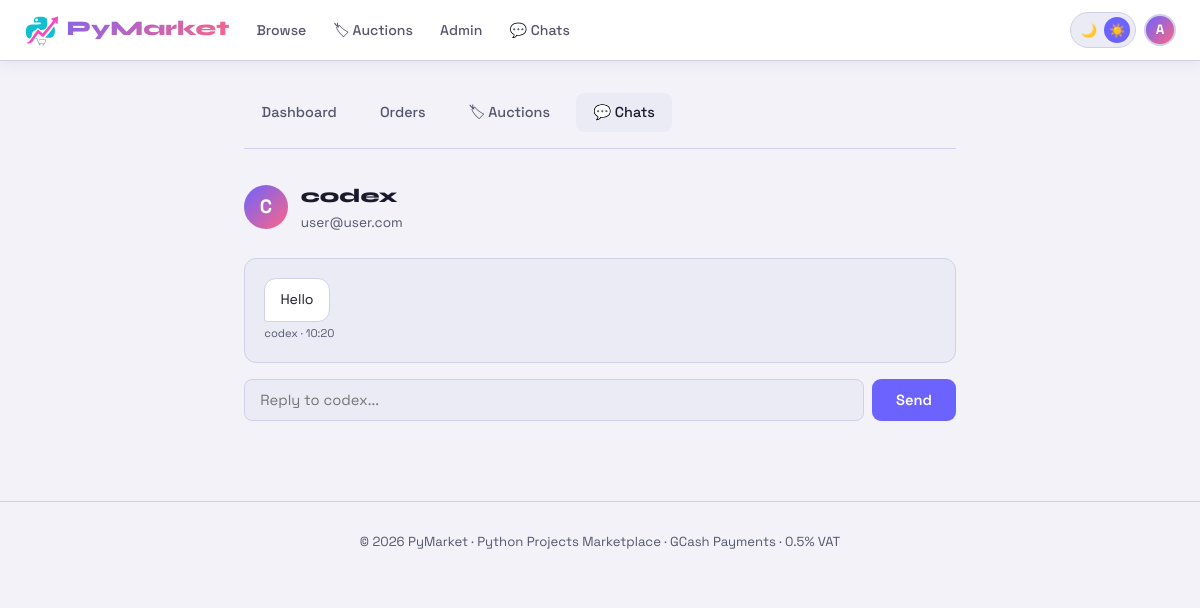
/admin/chat/2 (signed in), run on an earlier commit of the app's database.
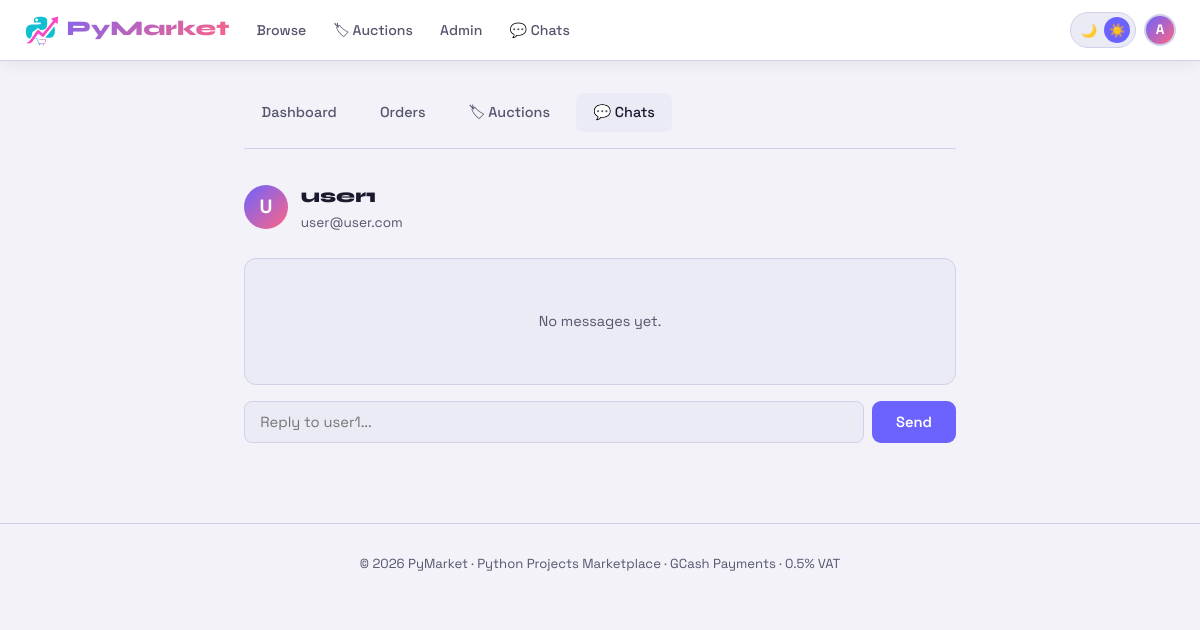
And on a later commit of the database.
### tables this page shows
CREATE TABLE users (
                id INTEGER PRIMARY KEY AUTOINCREMENT,
                username TEXT UNIQUE NOT NULL,
                email TEXT UNIQUE NOT NULL,
                password TEXT NOT NULL,
                bio TEXT DEFAULT '',
                avatar TEXT DEFAULT '',
                is_admin INTEGER DEFAULT 0,
                created_at TEXT DEFAULT CURRENT_TIMESTAMP
            );

CREATE TABLE chats (
                id INTEGER PRIMARY KEY AUTOINCREMENT,
                user_id INTEGER NOT NULL,
                order_id INTEGER,
                is_admin_reply INTEGER DEFAULT 0,
                message TEXT NOT NULL,
                created_at TEXT DEFAULT CURRENT_TIMESTAMP,
                FOREIGN KEY(user_id) REFERENCES users(id),
                FOREIGN KEY(order_id) REFERENCES orders(id)
            );

### app.py (the view, shortened to what this page needs)
@app.route('/admin/chat/<int:user_id>', methods=['GET','POST'])
@login_required
@admin_required
def admin_chat_user(user_id):
    db=get_db()
    user=db.execute("SELECT * FROM users WHERE id=?",(user_id,)).fetchone()
    if not user: return redirect(url_for('admin_chats'))
    messages=db.execute("""
        SELECT c.*, u.username, o.order_ref, p.title as project_title
        FROM chats c JOIN users u ON c.user_id=u.id
        LEFT JOIN orders o ON c.order_id=o.id
        LEFT JOIN projects p ON o.project_id=p.id
        WHERE c.user_id=? ORDER BY c.created_at ASC
    """,(user_id,)).fetchall()
    orders=db.execute("""
        SELECT o.id,o.order_ref,p.title FROM orders o
        JOIN projects p ON o.project_id=p.id WHERE o.user_id=?
    """,(user_id,)).fetchall()
    return render_template('admin/chat_user.html', user=user, messages=messages, orders=orders)

### app.py (called while the page is built)
def get_db():
    conn = sqlite3.connect(DB_PATH)
    conn.row_factory = sqlite3.Row
    return conn

def login_required(f):
    @wraps(f)
    def decorated(*args, **kwargs):
        if 'user_id' not in session:
            flash('login_required')
            return redirect(url_for('login', next=request.url))
        return f(*args, **kwargs)
    return decorated

def admin_required(f):
    @wraps(f)
    def decorated(*args, **kwargs):
        if not session.get('is_admin'):
            return redirect(url_for('index'))
        return f(*args, **kwargs)
    return decorated

### templates/admin/chat_user.html (shortened to what this page needs)
{% extends 'base.html' %}
{% block content %}
<div class="container" style="max-width:760px">
  <div class="admin-nav">
    <a href="{{ url_for('admin_dashboard') }}">Dashboard</a>
    <a href="{{ url_for('admin_orders') }}">Orders</a>
    <a href="{{ url_for('admin_auctions')}}" >🏷 Auctions</a>
    <a href="{{ url_for('admin_chats') }}" class="active">💬 Chats</a>
  </div>
  <div style="display:flex;align-items:center;gap:.8rem;margin-bottom:1.5rem">
    <div style="width:44px;height:44px;border-radius:50%;background:linear-gradient(135deg,var(--accent),var(--accent2));display:flex;align-items:center;justify-content:center;font-size:1.2rem;font-weight:700;color:#fff">{{ user['username'][0].upper() }}</div>
    <div>
      <div style="font-family:'Syne',sans-serif;font-size:1.2rem;font-weight:800">{{ user['username'] }}</div>
      <div style="color:var(--muted);font-size:.85rem">{{ user['email'] }}</div>
    </div>
  </div>
  <div class="chat-wrap" id="chatWrap">
    {% if not messages %}
      <div style="text-align:center;color:var(--muted);padding:2rem;font-size:.9rem">No messages yet.</div>
    {% endif %}
    {% for m in messages %}
      {% if m['is_admin_reply'] %}
        <div class="chat-msg mine">
          <div class="chat-bubble">{{ m['message'] }}</div>
          <div class="chat-meta">
            👑 You (Admin)
            {% if m['order_ref'] %} · Re: Order #{{ m['order_ref'] }} — {{ m['project_title'] }}{% endif %}
            · {{ m['created_at'][11:16] }}
          </div>
        </div>
      {% else %}
        <div class="chat-msg theirs">
          <div class="chat-bubble">{{ m['message'] }}</div>
          <div class="chat-meta">
            {{ m['username'] }}
            · {{ m['created_at'][11:16] }}
          </div>
        </div>
      {% endif %}
    {% endfor %}
  </div>
  <form method="POST" style="margin-top:1rem">
    <div class="chat-input-row">
      <input type="text" name="message" placeholder="Reply to {{ user['username'] }}..." autocomplete="off" required>
      <button type="submit" class="btn btn-primary">Send</button>
    </div>
  </form>
</div>
{% endblock %}

What changed in the data, as far as the page shows it:
removed chats: message "Hello", username "codex", created_at "10:20"
changed users "user@user.com": username "C" → "U"; username "codex" → "user1"; message "Reply to codex..." → "Reply to user1..."
Also different on the page:
text now shown: "No messages yet."
